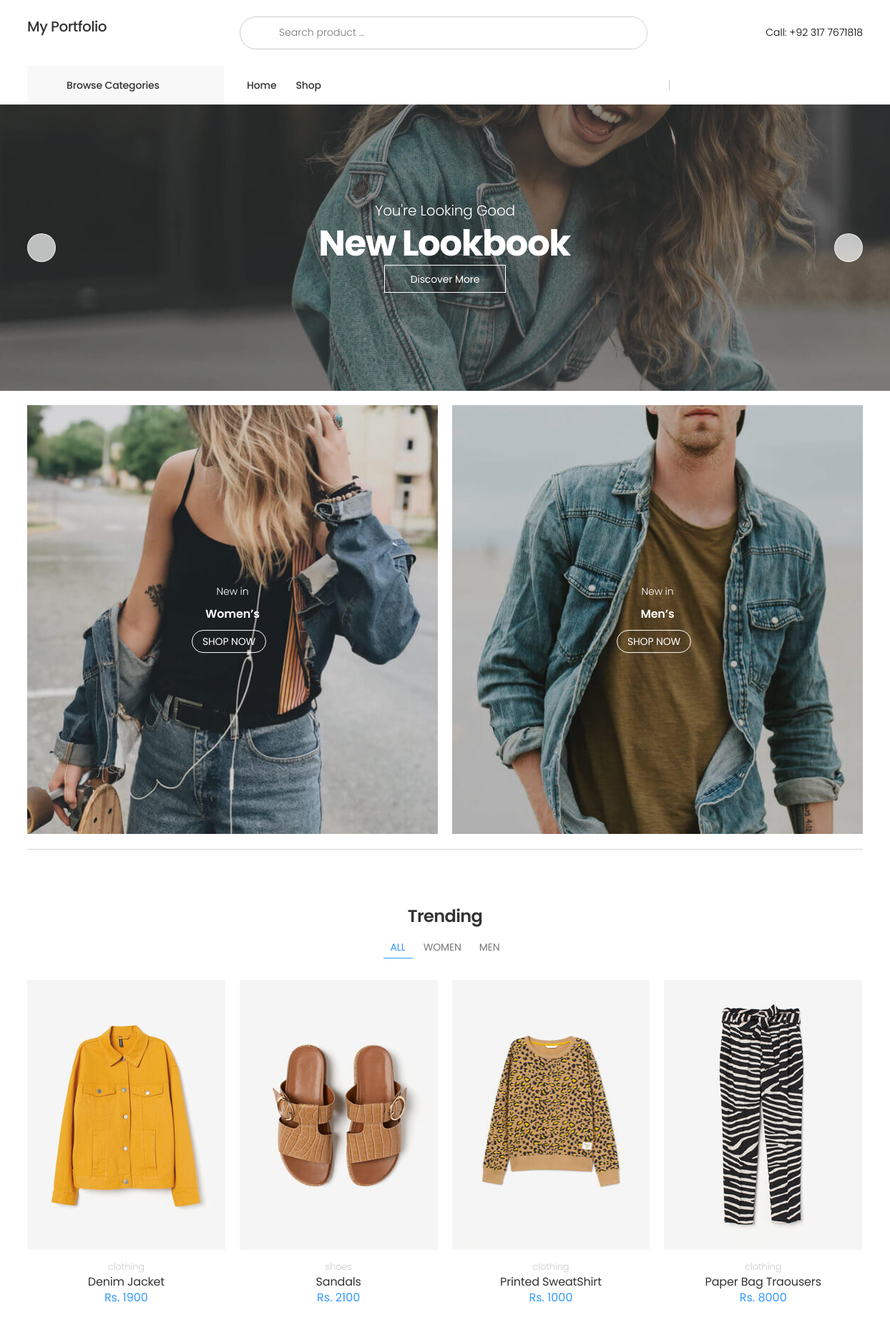
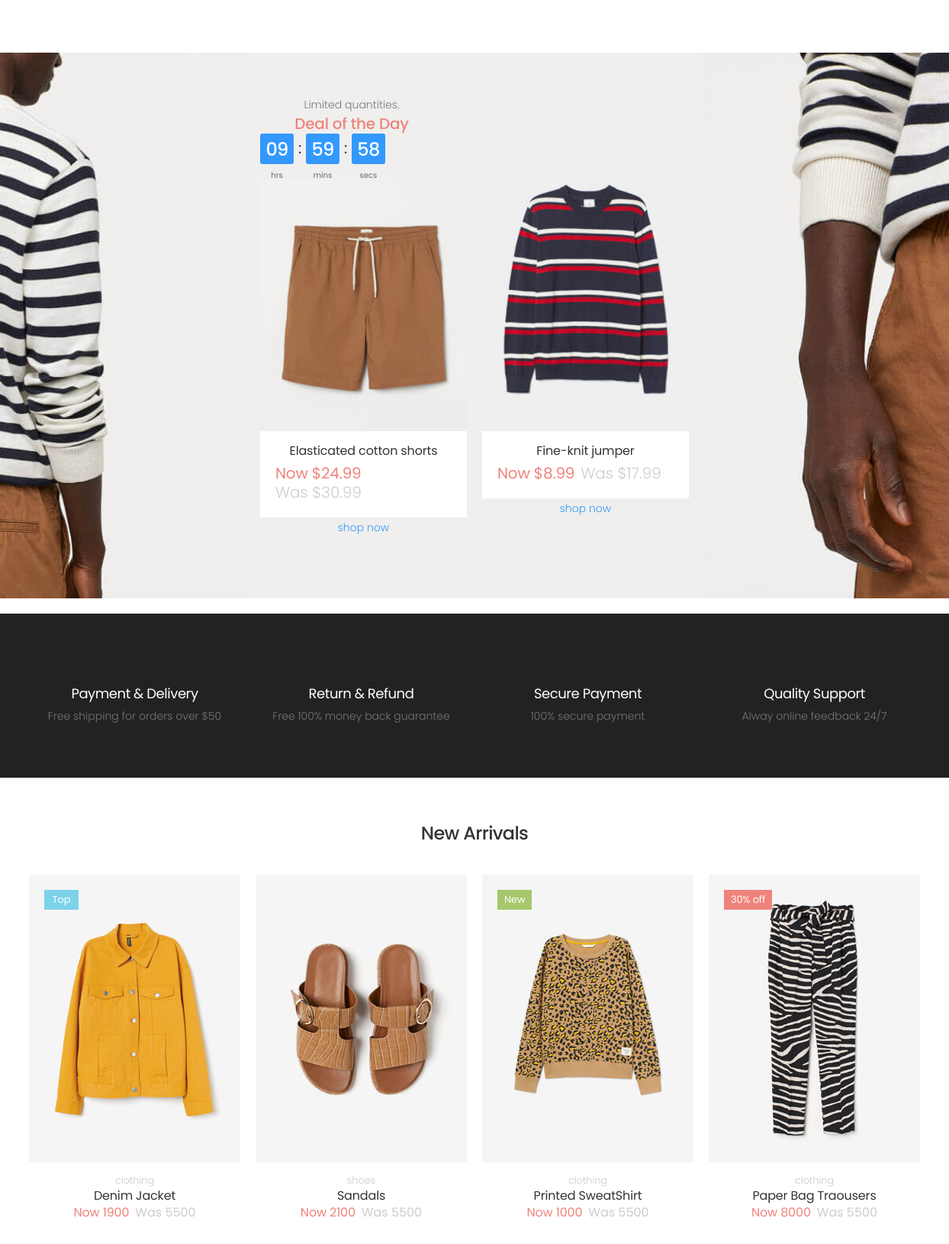
The app's page /shop/ (upper part) with its own data (2 pictures, top to bottom).
### home/models.py (models this page shows, shortened)
class Product(models.Model):
    name = models.CharField(max_length=500)
    label = models.CharField(max_length=8, choices=Label_Choices, default='null')
    shortdescription = models.TextField(max_length=5000, blank=True)
    longdescription = models.TextField(max_length=5000, blank=True)
    category = models.CharField(max_length=20, choices=Category_Choices, default='shirts')
    subcategory = models.CharField(max_length=50, choices=SubCategory_Choices, default='men')
    price = models.IntegerField(default=0)
    imagefront = models.ImageField(upload_to="product/", blank=True)
    imageback = models.ImageField(upload_to="product/", blank=True)
    imageother1 = models.ImageField(upload_to="product/", blank=True)
    imageother2 = models.ImageField(upload_to="product/", blank=True)
    published_date = models.DateTimeField(auto_now_add=True)

### home/views.py (the view)
# urls.py: path('shop/', views.index, name="Home"),
def index(request):
    function = _requestUser(request)
    cartitems = function['cartitems']
    products = Product.objects.all()
    productbymen = Product.objects.filter(subcategory = 'men')
    productbywomen = Product.objects.filter(subcategory = 'women')
    params = {'product':products, 'men': productbymen, 'women': productbywomen, 'cartitems':cartitems}
    return render(request, 'home/index.html', params)

### home/templates/home/index.html (shortened to what this page needs)
{% extends 'home/layout.html' %}
{% load static %}
{% block content %}
<main class="main">
    <div class="intro-slider-container">
        <div class="intro-slider owl-carousel owl-theme owl-nav-inside owl-light" data-toggle="owl" data-owl-options='{
                        "dots": false,
                        "nav": false,
                        "responsive": {
                            "992": {
                                "nav": true
                            }
                        }
                    }'>
            <div class="intro-slide" style="background-image: url(/static/images/demos/demo-6/slider/slide-1.jpg);">
                <div class="container intro-content text-center">
                    <h3 class="intro-subtitle text-white">You're Looking Good</h3>
                    <h1 class="intro-title text-white">New Lookbook</h1>
                    <a href="{% url 'AllProducts' %}" class="btn btn-outline-white-4">
                        <span>Discover More</span>
                    </a>
                </div>
            </div>
        </div>
    </div>
    <div class="pt-2 pb-3">
        <div class="container">
            <div class="row">
                <div class="col-sm-6">
                    <div class="banner banner-overlay">
                        <a href="{% url 'CatProduct' 'women' %}">
                            <img src="{% static 'images/demos/demo-6/banners/banner-1.jpg' %}" alt="Banner">
                        </a>
                        <div class="banner-content banner-content-center">
                            <h4 class="banner-subtitle text-white"><a href="{% url 'CatProduct' 'women' %}">New in</a></h4>
                            <h3 class="banner-title text-white"><a href="{% url 'CatProduct' 'women' %}"><strong style="color:white;">Women’s</strong></h3>
                            <a href="{% url 'CatProduct' 'women' %}" class="btn btn-outline-white banner-link underline">Shop Now</a>
                        </div>
                    </div>
                </div>
                <div class="col-sm-6">
                    <div class="banner banner-overlay">
                        <a href="{% url 'CatProduct' 'men' %}">
                            <img src="{% static 'images/demos/demo-6/banners/banner-2.jpg' %}" alt="Banner">
                        </a>
                        <div class="banner-content banner-content-center">
                            <h4 class="banner-subtitle text-white"><a href="{% url 'CatProduct' 'men' %}">New in</a></h4>
                            <h3 class="banner-title text-white"><a href="{% url 'CatProduct' 'men' %}"><strong style="color:white;">Men’s</strong></a></h3>
                            <a href="{% url 'CatProduct' 'men' %}" class="btn btn-outline-white banner-link underline">Shop Now</a>
                        </div>
                    </div>
                </div>
            </div>
            <hr class="mt-0 mb-0">
        </div>
    </div>
    <div class="container">
        <div class="heading heading-center mb-3">
            <h2 class="title">Trending</h2>
            <ul class="nav nav-pills justify-content-center" role="tablist">
                <li class="nav-item">
                    <a class="nav-link active" id="trending-all-link" data-toggle="tab" href="#trending-all-tab"
                        role="tab" aria-controls="trending-all-tab" aria-selected="true">All</a>
                </li>
                <li class="nav-item">
                    <a class="nav-link" id="trending-women-link" data-toggle="tab" href="#trending-women-tab" role="tab"
                        aria-controls="trending-women-tab" aria-selected="false">Women</a>
                </li>
                <li class="nav-item">
                    <a class="nav-link" id="trending-men-link" data-toggle="tab" href="#trending-men-tab" role="tab"
                        aria-controls="trending-men-tab" aria-selected="false">Men</a>
                </li>
            </ul>
        </div>
        <div class="tab-content tab-content-carousel">
            <div class="tab-pane p-0 fade show active" id="trending-all-tab" role="tabpanel"
                aria-labelledby="trending-all-link">
                <div class="owl-carousel owl-simple carousel-equal-height carousel-with-shadow" data-toggle="owl"
                    data-owl-options='{
                                "nav": false,
                                "dots": true,
                                "margin": 20,
                                "loop": false,
                                "responsive": {
                                    "0": {
                                        "items":2
                                    },
                                    "480": {
                                        "items":2
                                    },
                                    "768": {
                                        "items":3
                                    },
                                    "992": {
                                        "items":4
                                    },
                                    "1200": {
                                        "items":4,
                                        "nav": true,
                                        "dots": false
                                    }
                                }
                            }'>
                    {% for i in product %}
                    <div class="product product-7 text-center">
                        <figure class="product-media">
                            <a href="{% url 'Productview' i.name %}">
                                <img src="/static/images/{{ i.imagefront }}" alt="Product image" class="product-image">
                            </a>
                        </figure>
                        <div class="product-body">
                            <div class="product-cat">
                                <a href="#">{{i.category}}</a>
                            </div>
                            <h3 class="product-title"><a href="product.html">{{i.name}}</a></h3>
                            <div class="product-price">
                                Rs. {{i.price}}
                            </div>
                        </div>
                    </div>
                    {% endfor %}
                </div>
            </div>
        </div>
    </div>
    <div class="deal bg-image pt-8 pb-8" style="background-image: url(/static/images/demos/demo-6/deal/bg-1.jpg);">
        <div class="container">
            <div class="row justify-content-center">
                <div class="col-sm-12 col-md-8 col-lg-6">
                    <div class="deal-content text-center">
                        <h4>Limited quantities. </h4>
                        <h2>Deal of the Day</h2>
                        <div class="deal-countdown" data-until="+10h"></div>
                    </div>
                    <div class="row deal-products">
                        <div class="col-6 deal-product text-center">
                            <figure class="product-media">
                                <a href="product.html">
                                    <img src="{% static 'images/demos/demo-6/deal/product-1.jpg' %}" alt="Product image"
                                        class="product-image">
                                </a>
                            </figure>
                            <div class="product-body">
                                <h3 class="product-title"><a href="product.html">Elasticated cotton shorts</a></h3>
                                <div class="product-price">
                                    <span class="new-price">Now $24.99</span>
                                    <span class="old-price">Was $30.99</span>
                                </div>
                            </div>
                            <a href="{% url 'AllProducts' %}" class="action">shop now</a>
                        </div>
                        <div class="col-6 deal-product text-center">
                            <figure class="product-media">
                                <a href="product.html">
                                    <img src="{% static 'images/demos/demo-6/deal/product-2.jpg' %}" alt="Product image"
                                        class="product-image">
                                </a>
                            </figure>
                            <div class="product-body">
                                <h3 class="product-title"><a href="product.html">Fine-knit jumper</a></h3>
                                <div class="product-price">
                                    <span class="new-price">Now $8.99</span>
                                    <span class="old-price">Was $17.99</span>
                                </div>
                            </div>
                            <a href="{% url 'AllProducts' %}" class="action">shop now</a>
                        </div>
                    </div>
                </div>
            </div>
        </div>
    </div>
    <div class="pt-4 pb-3" style="background-color: #222;">
        <div class="container">
            <div class="row justify-content-center">
                <div class="col-lg-3 col-sm-6">
                    <div class="icon-box text-center">
                        <span class="icon-box-icon">
                            <i class="icon-truck"></i>
                        </span>
                        <div class="icon-box-content">
                            <h3 class="icon-box-title" style="color:white;">Payment & Delivery</h3>
                            <p>Free shipping for orders over $50</p>
                        </div>
                    </div>
                </div>
                <div class="col-lg-3 col-sm-6">
                    <div class="icon-box text-center">
                        <span class="icon-box-icon">
                            <i class="icon-rotate-left"></i>
                        </span>
                        <div class="icon-box-content">
                            <h3 class="icon-box-title" style="color:white;">Return & Refund</h3>
                            <p>Free 100% money back guarantee</p>
                        </div>
                    </div>
                </div>
                <div class="col-lg-3 col-sm-6">
                    <div class="icon-box text-center">
                        <span class="icon-box-icon">
                            <i class="icon-unlock"></i>
                        </span>
                        <div class="icon-box-content">
                            <h3 class="icon-box-title" style="color:white;">Secure Payment</h3>
                            <p>100% secure payment</p>
                        </div>
                    </div>
                </div>
                <div class="col-lg-3 col-sm-6">
                    <div class="icon-box text-center">
                        <span class="icon-box-icon">
                            <i class="icon-headphones"></i>
                        </span>
                        <div class="icon-box-content">
                            <h3 class="icon-box-title" style="color:white;">Quality Support</h3>
                            <p>Alway online feedback 24/7</p>
                        </div>
                    </div>
                </div>
            </div>
        </div>
    </div>
    <div class="container">
        <h2 class="title text-center mb-4">New Arrivals</h2>
        <div class="products">
            <div class="row justify-content-center">
                {% for i in product %}
                <div class="col-6 col-md-4 col-lg-3">
                    <div class="product product-7 text-center">
                        <figure class="product-media">
                            {% if i.label == 'new' %}
                            <span class="product-label label-new">New</span>
                            {% elif i.label == 'top' %}
                            <span class="product-label label-top">Top</span>
                            {% elif i.label == 'off' %}
                            <span class="product-label label-sale">30% off</span>
                            {% endif %}
                            <a href="{% url 'Productview' i.name %}">
                                <img src="/static/images/{{ i.imagefront }}"
                                    alt="Product image" class="product-image">
                            </a>
                        </figure>
                        <div class="product-body">
                            <div class="product-cat">
                                <a href="#">{{i.category}}</a>
                            </div>
                            <h3 class="product-title"><a href="product.html">{{i.name}}</a></h3>
                            <div class="product-price">
                                <span class="new-price">Now {{i.price}}</span>
                                <span class="old-price">Was 5500</span>
                            </div>
                        </div>
                    </div>
                </div>
                {% endfor %}
            </div>
        </div>
    </div>
</main>
</body>
</html>
{% endblock %}

### records on screen
Product: imagefront (picture), category "clothing", name "Denim Jacket", price "1900", label "Top"
Product: imagefront (picture), category "shoes", name "Sandals", price "2100"
Product: imagefront (picture), category "clothing", name "Printed SweatShirt", price "1000", label "New"
Product: imagefront (picture), category "clothing", name "Paper Bag Traousers", price "8000", label "30% off"
